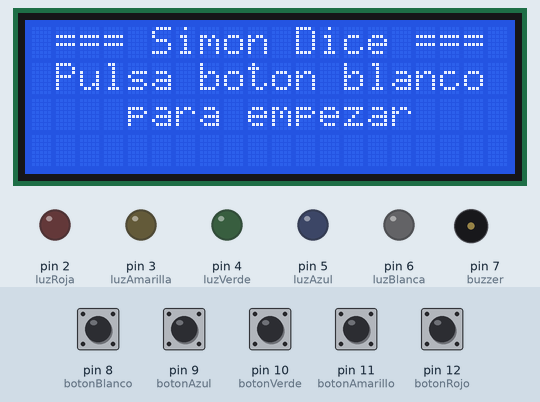
Simulated run of this sketch. Board: Arduino Uno, built with avr-gcc and run on an emulated ATmega328P. Parts: 20×4 character LCD, output pins drawn as LEDs (lit = HIGH), buzzer (waves = sounding). The inputs (shaded band) are chosen by the test bench; at power-on: pin 8 (botonBlanco), pin 9 (botonAzul), pin 10 (botonVerde), pin 11 (botonAmarillo), pin 12 (botonRojo) LOW. Random numbers use the default seed unless the sketch sets one.

Above: at 1.2 s.
1.3 s: pin 8 (botonBlanco) pulled HIGH for 0.15 s
At 3.4 s:
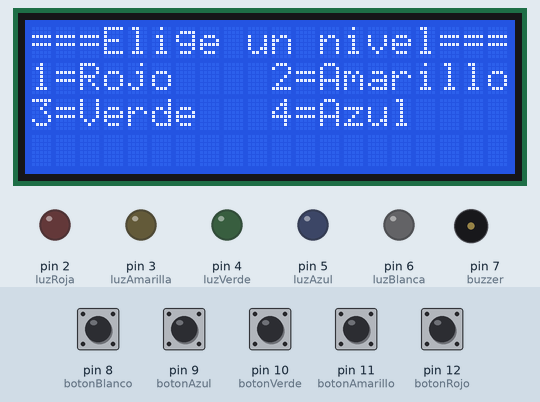
4.4 s: pin 9 (botonAzul) pulled HIGH for 0.15 s
At 6.2 s:
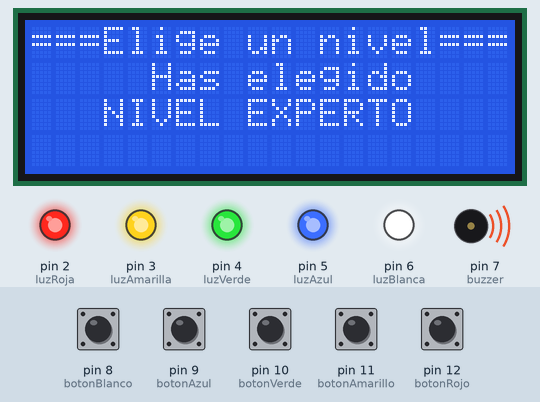
6.4 s: pin 8 (botonBlanco) driven HIGH and pin 9 (botonAzul) driven HIGH
9.4 s: pin 9 (botonAzul) driven LOW
11.6 s: pin 10 (botonVerde) pulled HIGH for 0.15 s
At 13.3 s:
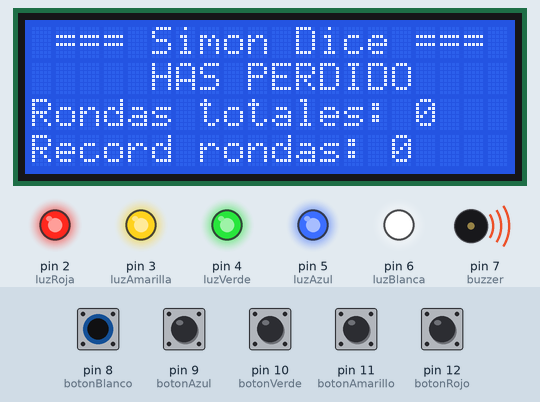
Timing chart, 0 to 23.3 s (numbered marks = the images above; inputs shaded):
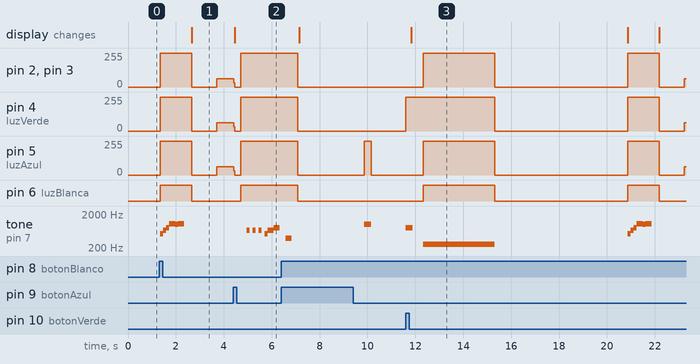

Measured:
- after the input at 1.3 s, pin 2 (luzRoja), pin 3 (luzAmarilla): 0/255 → 255/255 after 0.05 s, → 0/255 1.3 s later, → 62/255 1.0 s later
- after the input at 4.4 s, pin 2 (luzRoja), pin 3 (luzAmarilla): 62/255 → 0/255 at once, → 255/255 0.28 s later
- after the input at 11.6 s, pin 2 (luzRoja), pin 3 (luzAmarilla): 0/255 → 255/255 after 0.72 s, → 0/255 3.0 s later, → 255/255 5.6 s later, → 0/255 1.3 s later, … (5 changes in this stretch)

The sketch:

SimonDicePantallaLCD.ino
```cpp
/*Con digitalRead(HIGH)*/
#include <Wire.h>
#include <LiquidCrystal_I2C.h>

LiquidCrystal_I2C lcd(0x27,20,4);

int luzRoja = 2;
int luzAmarilla = 3;
int luzVerde = 4;
int luzAzul = 5;
int luzBlanca = 6;
int botonRojo = 12;
int botonAmarillo = 11;
int botonVerde = 10;
int botonAzul = 9;
int botonBlanco = 8;
int contador = 0;
int miArray[250];
int intentos = 0;
boolean fin = false;
int buzzer = 7;
int contadorRondas = 0;
int record = 0;

void setup()
{

  lcd.init();
  lcd.backlight();
  lcd.setCursor(1, 1);
  lcd.print("Simon Dice");

  pinMode(luzRoja, OUTPUT);
  pinMode(luzAmarilla, OUTPUT);
  pinMode(luzVerde, OUTPUT);
  pinMode(luzAzul, OUTPUT);
  pinMode(luzBlanca, OUTPUT);
  pinMode(botonRojo, INPUT);
  pinMode(botonAmarillo, INPUT);
  pinMode(botonVerde, INPUT);
  pinMode(botonAzul, INPUT);
  pinMode(botonBlanco, INPUT);
  pinMode(buzzer, OUTPUT);
}

void loop() {
  contador = 0;
  intentos = 0;
  fin = false;
  contadorRondas = 0;

  mostrarTitulo();

  while(digitalRead(botonBlanco) == HIGH && !fin){
    iniciarJuego();
    generarSecuencia();
    mostrarInstrucciones();
    for (int i = 0; i < intentos; i++){
       delay(700);
       for (int j = 0; j <= contador; j++){
         digitalWrite(miArray[j],HIGH);
         sonar(miArray[j]);
         delay(300);
         digitalWrite(miArray[j],LOW);
         delay(300);
       }
       for (int k = 0; k <= contador; k++){
         if (encenderLuz() == miArray[k]){
          digitalWrite(miArray[k],HIGH);
          delay(200);
          digitalWrite(miArray[k],LOW);
          delay(200);
          } else {
            pantallaFinal();
            finalizarJuego();
            fin = true;
            delay(5000);
            break;
              }
        }
      if (fin){
        break;
      } else {
        contador++;
        mostrarRondas();
      }
    }
    if (!fin){
      mostrarGanar();
      ganarJuego();
    }
  }
}

void mostrarInstrucciones(){
  lcd.clear();
  lcd.setCursor(0, 0);
  lcd.print(" === Simon Dice ===");
  lcd.setCursor(0, 1);
  lcd.print("Repite la secuencia ");
  lcd.setCursor(0, 2);
  lcd.print("     de colores");
  delay(2000);
}

void mostrarGanar(){
  lcd.clear();
  lcd.setCursor(0, 0);
  lcd.print(" === Simon Dice ===");
  lcd.setCursor(0, 1);
  lcd.print("     HAS GANADO");
  lcd.setCursor(0, 2);
  lcd.print("Rondas totales: ");
  lcd.setCursor(16, 2);
  if (contadorRondas == 0){
    lcd.print(contadorRondas);
  } else {
    lcd.print(contadorRondas - 1);
  }
  if (record < contadorRondas){
    record = contadorRondas - 1;
  }
  lcd.setCursor(0, 3);
  lcd.print("Record rondas: ");
  lcd.setCursor(15, 3);
  lcd.print(record);

}

void mostrarRondas(){
  contadorRondas = contador + 1;
  lcd.clear();
  lcd.setCursor(0, 0);
  lcd.print("===Numero de ronda==");
  lcd.setCursor(9, 1);
  lcd.print(contadorRondas);
}

void mostrarTitulo(){
  lcd.setCursor(0, 0);
  lcd.print(" === Simon Dice ===");
  lcd.setCursor(0, 1);
  lcd.print(" Pulsa boton blanco");
  lcd.setCursor(0, 2);
  lcd.print("    para empezar    ");
}

void elegirNivel(){
  lcd.clear();
  lcd.setCursor(0, 0);
  lcd.print("===Elige un nivel===");
  lcd.setCursor(0, 1);
  lcd.print("1=Rojo    2=Amarillo");
  lcd.setCursor(0, 2);
  lcd.print("3=Verde   4=Azul");
}

void pantallaFinal(){
  lcd.clear();
  lcd.setCursor(0, 0);
  lcd.print(" === Simon Dice ===");
  lcd.setCursor(0, 1);
  lcd.print("     HAS PERDIDO");
  lcd.setCursor(0, 2);
  lcd.print("Rondas totales: ");
  lcd.setCursor(16, 2);
  if (contadorRondas == 0){
    lcd.print(contadorRondas);
  } else {
    lcd.print(contadorRondas - 1);
  }
  if (record < contadorRondas){
    record = contadorRondas - 1;
  }
  lcd.setCursor(0, 3);
  lcd.print("Record rondas: ");
  lcd.setCursor(15, 3);
  lcd.print(record);

}


void sonar(int color){
  if (color == luzRoja){
    tone(buzzer,523.25,300);
  }
  if (color == luzAmarilla){
    tone(buzzer,659.26,300);
  }
  if (color == luzVerde){
    tone(buzzer,783.99,300);
  }
  if (color == luzAzul){
    tone(buzzer,987.77,300);
  }

}

int encenderLuz(){
  int opcion = 0;
  while (opcion == 0){
    if (digitalRead(botonRojo) == HIGH) {
      sonar(luzRoja);
      opcion = mantenerLuz(botonRojo, luzRoja);
    }
    if (digitalRead(botonAmarillo) == HIGH) {
      sonar(luzAmarilla);
      opcion = mantenerLuz(botonAmarillo, luzAmarilla);
    }
    if (digitalRead(botonVerde) == HIGH) {
      sonar(luzVerde);
      opcion = mantenerLuz(botonVerde, luzVerde);
    }
    if (digitalRead(botonAzul) == HIGH) {
      sonar(luzAzul);
      opcion = mantenerLuz(botonAzul, luzAzul);
    }
  }
  return opcion;
}

int mantenerLuz(int boton, int luz){
  while(digitalRead(boton) == HIGH){
    digitalWrite(luz,HIGH);
  }
  while(digitalRead(boton) == HIGH){
    digitalWrite(luz,LOW);
  }
  return luz;
}

 void iniciarJuego() {
   for (int i = 2; i <= 6; i++){
     digitalWrite(i,HIGH);
   }
   musicaIntro();
   elegirNivel();
   for (int i = 2; i <= 6; i++){
     digitalWrite(i,LOW);
   }
   delay(1000);
}
void generarSecuencia(){
  while (intentos == 0){
    if(digitalRead(botonRojo) == LOW && digitalRead(botonAmarillo) == LOW && digitalRead(botonVerde) == LOW && digitalRead(botonAzul) == LOW){
      for (int i = 2; i <= 5; i++){
       digitalWrite(i,HIGH);
      }
      for (int i = 2; i <= 5; i++){
       digitalWrite(i,LOW);
      }
    }

    if (digitalRead(botonRojo) == HIGH) {
      intentos = 4;
      lcd.clear();
      lcd.setCursor(0, 0);
      lcd.print("===Elige un nivel===");
      lcd.setCursor(0, 1);
      lcd.print("     Has elegido");
      lcd.setCursor(0, 2);
      lcd.print("     NIVEL FACIL");
      superMario();
      for (int i = 2; i <= 5; i++){
       digitalWrite(i,LOW);
      }
    }
    if (digitalRead(botonAmarillo) == HIGH) {
      intentos = 8;
      lcd.clear();
      lcd.setCursor(0, 0);
      lcd.print("===Elige un nivel===");
      lcd.setCursor(0, 1);
      lcd.print("     Has elegido");
      lcd.setCursor(0, 2);
      lcd.print("  NIVEL INTERMEDIO");
      superMario();
      for (int i = 2; i <= 5; i++){
       digitalWrite(i,LOW);
      }
    }
    if (digitalRead(botonVerde) == HIGH) {
      intentos = 12;
      lcd.clear();
      lcd.setCursor(0, 0);
      lcd.print("===Elige un nivel===");
      lcd.setCursor(0, 1);
      lcd.print("     Has elegido");
      lcd.setCursor(0, 2);
      lcd.print("    NIVEL DIFICIL");
      superMario();
      for (int i = 2; i <= 5; i++){
       digitalWrite(i,LOW);
      }
    }
    if (digitalRead(botonAzul) == HIGH) {
      intentos = 250;
      lcd.clear();
      lcd.setCursor(0, 0);
      lcd.print("===Elige un nivel===");
      lcd.setCursor(0, 1);
      lcd.print("     Has elegido");
      lcd.setCursor(0, 2);
      lcd.print("   NIVEL EXPERTO");
      superMario();
      for (int i = 2; i <= 5; i++){
       digitalWrite(i,LOW);
      }
    }
  }
  for(int i = 0; i < intentos; i++){
    miArray[i] = random(2,6);
  }
}
void finalizarJuego() {
  delay(500);
  for (int i = 2; i <= 6; i++){
     digitalWrite(i,HIGH);
   }
   tone(buzzer,261.63);
   delay(3000);
   noTone(buzzer);
   for (int i = 2; i <= 6; i++){
     digitalWrite(i,LOW);
   }
   delay(500);
}

void ganarJuego() {
  int vueltas = 0;
  sevenNationArmy();
  while(vueltas < 6){
   for (int i = 2; i <= 6; i++){
     digitalWrite(i,HIGH);
   }
   delay(100);
   for (int i = 2; i <= 6; i++){
     digitalWrite(i,LOW);
   }
   delay(100);
    vueltas+= 1;
  }
}

void sevenNationArmy(){
  float Mi = 659.26;
  float Sol = 783.99;
  float Re = 587.33;
  float Do = 523.25;
  float Si = 493.88;

  for(int i = 2; i <= 6; i++){
    digitalWrite(i,HIGH);
  }
  tone(buzzer,Mi);
  delay(500);
  noTone(buzzer);
  delay(250);
  tone(buzzer,Mi);
  delay(250);
  tone(buzzer,Sol);
  delay(333);
  tone(buzzer,Mi);
  delay(333);
  tone(buzzer,Re);
  delay(333);
  tone(buzzer,Do);
  delay(1000);
  tone(buzzer,Si);
  delay(500);
  noTone(buzzer);
  delay(500);

  tone(buzzer,Mi);
  delay(500);
  noTone(buzzer);
  delay(250);
  tone(buzzer,Mi);
  delay(250);
  tone(buzzer,Sol);
  delay(333);
  tone(buzzer,Mi);
  delay(333);
  tone(buzzer,Re);
  delay(333);
  tone(buzzer,Do);
  delay(333);
  tone(buzzer,Re);
  delay(333);
  tone(buzzer,Do);
  delay(333);
  tone(buzzer,Si);
  delay(500);
  noTone(buzzer);
  delay(500);
  for(int i = 2; i <= 6; i++){
    digitalWrite(i,LOW);
  }
}

void superMario(){
  float Mi = 659.26;
  float Sol = 783.99;
  float Do = 523.25;
  float SolGrave = 392.00;
  for(int i = 2; i <= 6; i++){
    digitalWrite(i,LOW);
  }
  delay(250);
  for(int i = 2; i <= 6; i++){
    digitalWrite(i,HIGH);
  }
  noTone(buzzer);
  delay(250);
  tone(buzzer,Mi);
  delay(125);
  noTone(buzzer);
  delay(125);
  tone(buzzer,Mi);
  delay(125);
  noTone(buzzer);
  delay(125);
  tone(buzzer,Mi);
  delay(125);
  noTone(buzzer);
  delay(125);
  tone(buzzer,Do);
  delay(125);
  tone(buzzer,Mi);
  delay(250);
  tone(buzzer,Sol);
  delay(250);
  noTone(buzzer);
  delay(250);
  tone(buzzer,SolGrave);
  delay(250);
  noTone(buzzer);
  delay(250);
  for(int i = 2; i <= 6; i++){
    digitalWrite(i,LOW);
  }
}

void musicaIntro() {
  float Do = 523.25;
  float Mi = 659.26;
  float Sol = 783.99;
  float Si = 987.77;
  float DoAgudo = 1046.50;

  tone(buzzer,Do);
  delay(125);
  tone(buzzer,Mi);
  delay(125);
  tone(buzzer,Sol);
  delay(125);
  tone(buzzer,DoAgudo);
  delay(250);
  tone(buzzer,Si);
  delay(125);
  tone(buzzer,DoAgudo);
  delay(250);
  noTone(buzzer);
  delay(250);
}
```
